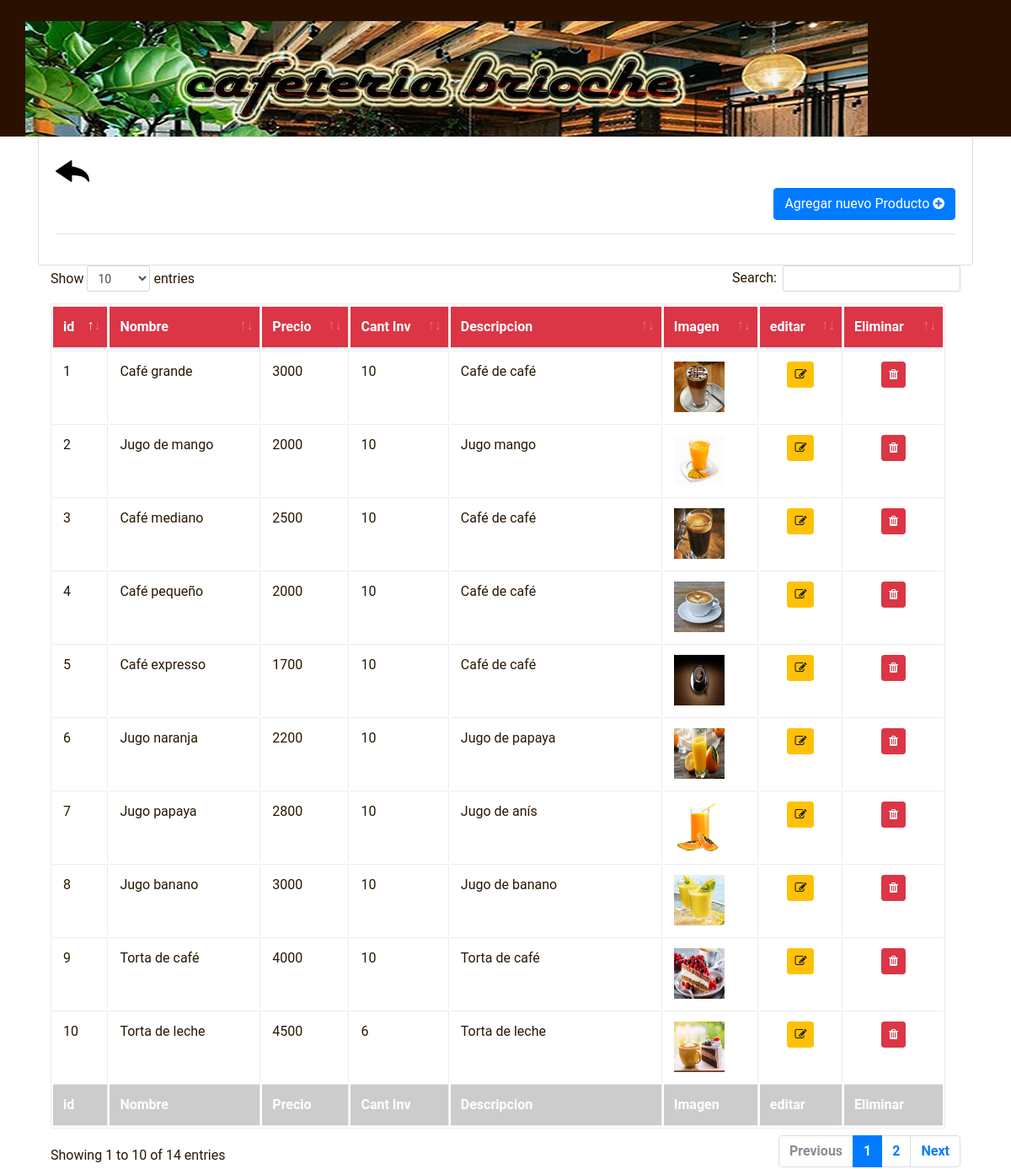
The page /gestionProductos/ (signed in) on the database its author committed.
### tables this page shows
CREATE TABLE PRODUCTOS (id INTEGER NOT NULL UNIQUE, nombre TEXT NOT NULL, precio INTEGER NOT NULL, cantidad_Inv INTEGER NOT NULL, descripcion TEXT NOT NULL, imagen TEXT NOT NULL, PRIMARY KEY (id));

### app.py (the view)
@app.route('/gestionProductos/')
@login_required
def gestionProductos():
	if session['user_rol']==0:
		mensaje = 1
		return render_template('Login.html', mensaje=mensaje)
	else:
		productos = sql_select_productos()
		return render_template('GestionProductos.html', productos=productos)

### app.py (called while the page is built)
def login_required(view):
    @functools.wraps(view)
    def wrapped_view(**kwargs):
        if not 'user_id' in session :
            mensaje = 2
            return render_template('Login.html', mensaje=mensaje)
        return view()
    return wrapped_view

@app.before_request
def load_logged_in_user():
    user_id = session.get( 'user_id' )
    if user_id is None:
      session['user_login'] = None

def Conexion():
    try:
        con=sqlite3.connect('db/cafeteria.db')
        return con
    except Error:
        print(Error)

def sql_select_productos():
        strsql = "select * from PRODUCTOS;"
        con = Conexion()
        cursorObj = con.cursor()
        cursorObj.execute(strsql)
        productos = cursorObj.fetchall()
        return productos

### templates/GestionProductos.html (shortened to what this page needs)
<!DOCTYPE html >
<html lang="es">
<head>
<link rel="stylesheet" type="text/css" href="{{url_for('static', filename='librerias/bootstrap/bootstrap.min.css')}}">
<link rel="stylesheet" type="text/css" href="{{url_for('static', filename='librerias/datatable/bootstrap.css')}}">
<link rel="stylesheet" type="text/css" href="{{url_for('static', filename='librerias/datatable/dataTables.bootstrap4.min.css')}}">
<link rel="stylesheet" type="text/css" href="{{url_for('static', filename='librerias/alertify/css/alertify.css')}}">
<link rel="stylesheet" type="text/css" href="{{url_for('static', filename='librerias/alertify/css/themes/bootstrap.css')}}">
<link rel="stylesheet" type="text/css" href="{{url_for('static', filename='librerias/fontawesome/css/font-awesome.css')}}">
    <link rel="stylesheet" href="{{url_for('static', filename='estilos/style.css')}}" >
</head>
<body>
 <header>
      <div class="container">
        <div class="row">
          <div class="">
            <img src="{{url_for('static', filename='img/cafeteria_corta.jpg')}}"  >
          </div>
    </header>
	<div class="container">
		<div class="row">
			<div class="col-sm-12">
				<div class="card text-left">
					<div class="barra">
					<div class="card-body">
                    <div class="atras">
                    <a href="/admin"><img src="{{url_for('static', filename='img/atras.png')}}" alt="atras-back" width="40em"></a>
			        </div>
					<p align="right">
						<span class="btn btn-primary" data-toggle="modal" data-target="#agregarnuevosdatosmodal">
							Agregar nuevo Producto <span class="fa fa-plus-circle" ></span>
							</p>
						<hr>
					</div>
				</div>
			</div>
		</div>
	</div>
</body>
</html>
{% include 'tablaproductos.html' %}
</body>
</html>

### templates/tablaproductos.html (shortened to what this page needs)
<div>
	<table class="table table-hover table-condensed table-bordered" id="iddatatable">
		<thead style="background-color: #dc3545;color: white; font-weight: bold;">
			<tr>
				<td>id</td>
				<td>Nombre</td>
				<td>Precio</td>
				<td>Cant Inv</td>
				<td>Descripcion</td>
				<td>Imagen</td>
				<td>editar</td>
				<td>Eliminar</td>
			</tr>
		</thead>
		<tfoot style="background-color: #ccc;color: white; font-weight: bold;">
			<tr>
				<td>id</td>
				<td>Nombre</td>
				<td>Precio</td>
				<td>Cant Inv</td>
				<td>Descripcion</td>
				<td>Imagen</td>
				<td>editar</td>
				<td>Eliminar</td>
			</tr>
		</tfoot>
		<tbody >
			{% for pro in productos %}
				<tr >
					<td>{% print(pro[0]) %}</td>
					<td>{% print(pro[1]) %}</td>
					<td>{% print(pro[2]) %}</td>
					<td>{% print(pro[3]) %}</td>
					<td>{% print(pro[4]) %}</td>
					<td><img src="{% print(pro[5]) %}" width="60" height="60" /></td>
					<td style="text-align: center;">
						<span class="btn btn-warning btn-sm" data-toggle="modal" data-target="#modalEditar" onclick=>
							<span class="fa fa-pencil-square-o"></span>
						</span>
					</td>
					<td style="text-align: center;">
						<a href="/eliminarProducto?id={{pro[0]}}">
						<span class="btn btn-danger btn-sm" data-toggle="modal" data-target="#modalEliminar" onclick=>
							<span class="fa fa-trash"></span>
						</span>
						</a>
					</td>
				</tr>
			{% endfor %}
		</tbody>
	</table>
</div>

### static/estilos/style.css (style rules this page uses)
body { font-family: 'Roboto', sans-serif; color: #291701; overflow-x: hidden; }
a { color: #291701; font-weight: bold; }
header { background-color: #2a1000; padding-top: 25px; }
p { font-size: 16px; }

### rows shown on the page
PRODUCTOS: id "1", nombre "Café grande", precio "3000", cantidad_Inv "10", descripcion "Café de café", imagen (picture)
PRODUCTOS: id "2", nombre "Jugo de mango", precio "2000", cantidad_Inv "10", descripcion "Jugo mango", imagen (picture)
PRODUCTOS: id "3", nombre "Café mediano", precio "2500", cantidad_Inv "10", descripcion "Café de café", imagen (picture)
PRODUCTOS: id "4", nombre "Café pequeño", precio "2000", cantidad_Inv "10", descripcion "Café de café", imagen (picture)
PRODUCTOS: id "5", nombre "Café expresso", precio "1700", cantidad_Inv "10", descripcion "Café de café", imagen (picture)
PRODUCTOS: id "6", nombre "Jugo naranja", precio "2200", cantidad_Inv "10", descripcion "Jugo de papaya", imagen (picture)
PRODUCTOS: id "7", nombre "Jugo papaya", precio "2800", cantidad_Inv "10", descripcion "Jugo de anís", imagen (picture)
PRODUCTOS: id "8", nombre "Jugo banano", precio "3000", cantidad_Inv "10", descripcion "Jugo de banano", imagen (picture)
PRODUCTOS: id "9", nombre "Torta de café", precio "4000", cantidad_Inv "10", descripcion "Torta de café", imagen (picture)
PRODUCTOS: id "10", nombre "Torta de leche", precio "4500", cantidad_Inv "6", descripcion "Torta de leche", imagen (picture)
